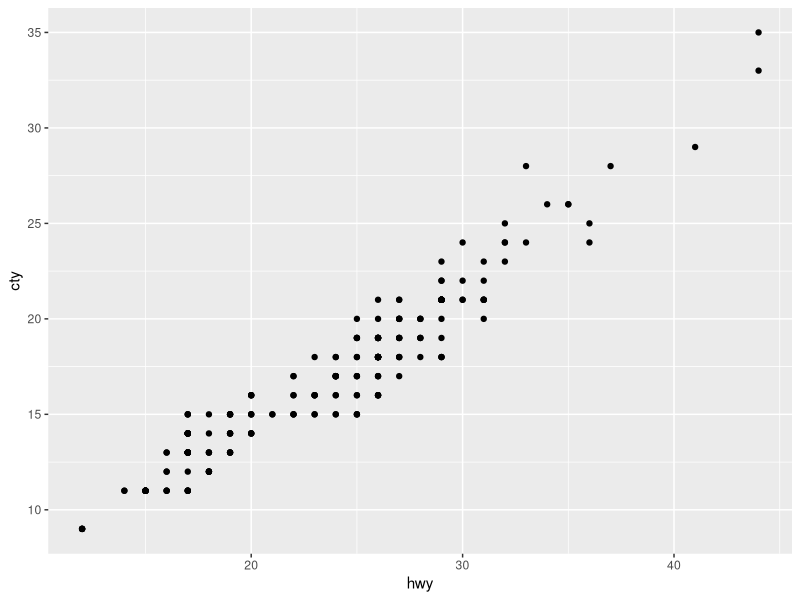
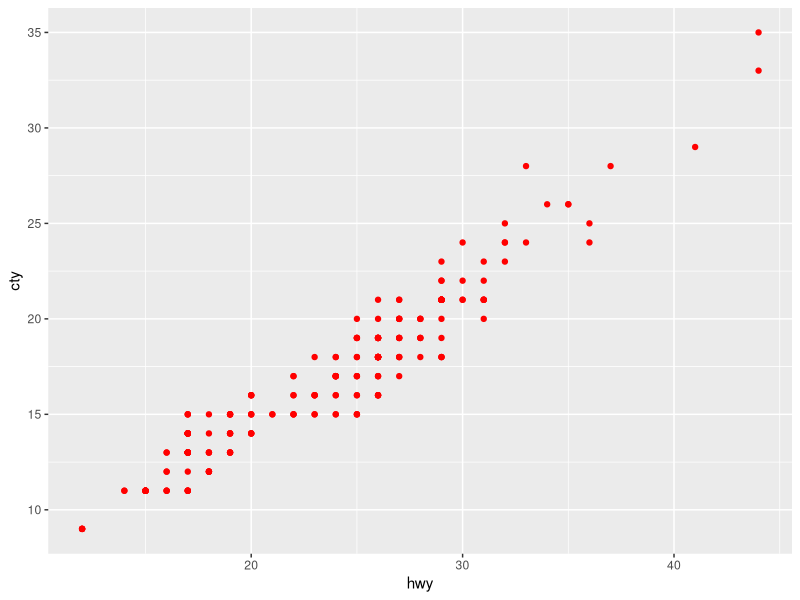
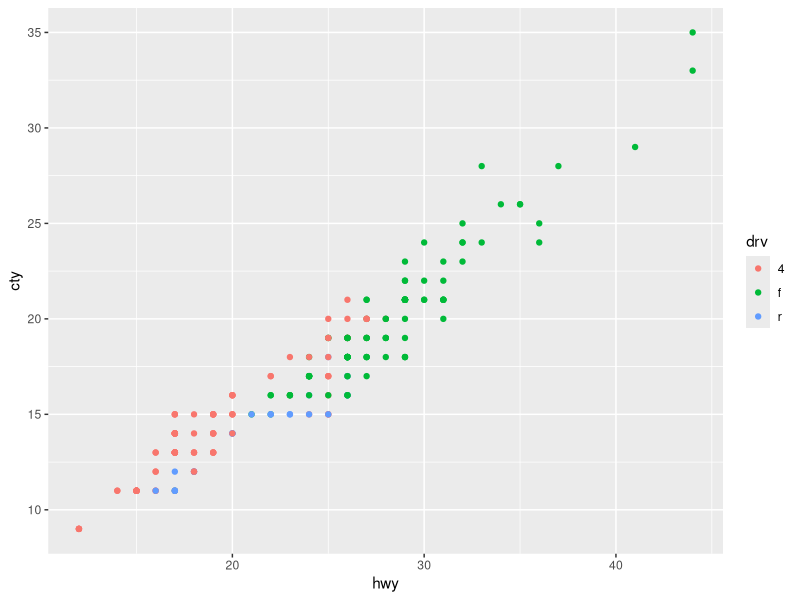

The R source for these figures, in order:
## ---- chunk 1
knitr::opts_chunk$set(cache = TRUE)
## ---- chunk 2
library(ggplot2)
data(mpg)
data(diamonds)
## ---- chunk 3
ggplot(data=mpg) + geom_point(mapping=aes(x=hwy, y=cty))
## ---- chunk 4
ggplot(data=mpg) + geom_point(mapping=aes(x=hwy, y=cty), color="red")
## ---- chunk 5
ggplot(data=mpg) + geom_point(mapping=aes(x=hwy, y=cty, color=drv))
